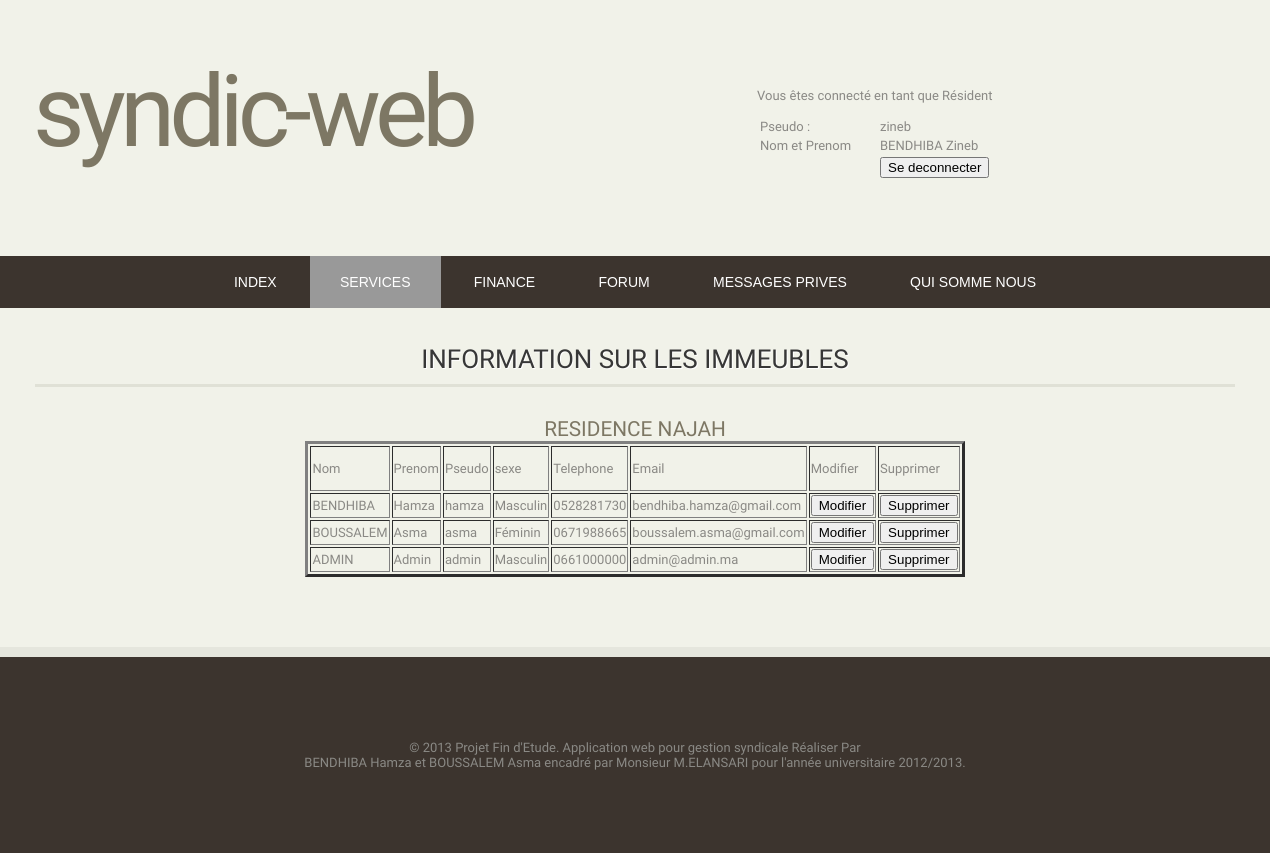
Page /Application/listsyndic.php (signed in) on the committed database.
### tables this page shows
CREATE TABLE IF NOT EXISTS `residence` (
  `id_residence` int(11) NOT NULL AUTO_INCREMENT,
  `raisonsocial` varchar(20) NOT NULL,
  `rue` varchar(100) NOT NULL,
  `ville` varchar(20) NOT NULL,
  `nbreImm` int(11) NOT NULL,
  `nbreApart` int(11) NOT NULL,
  `telephone` int(11) NOT NULL,
  `fax` int(11) NOT NULL,
  `email` varchar(100) NOT NULL,
  `date_creation` date NOT NULL,
  PRIMARY KEY (`id_residence`)
);

CREATE TABLE IF NOT EXISTS `syndic` (
  `id_syndic` int(11) NOT NULL AUTO_INCREMENT,
  `nom` varchar(25) NOT NULL,
  `prenom` varchar(25) NOT NULL,
  `sexe` varchar(1) NOT NULL,
  `CIN` varchar(12) NOT NULL,
  `telephone` int(11) NOT NULL,
  `email` varchar(100) NOT NULL,
  `utilisateur` varchar(25) NOT NULL,
  `password` varchar(100) NOT NULL,
  `id_residence` int(11) NOT NULL,
  `active` tinyint(1) NOT NULL,
  PRIMARY KEY (`id_syndic`),
  KEY `id_residence` (`id_residence`)
);

### Application/listsyndic.php (the view, shortened to what this page needs)
<!DOCTYPE html PUBLIC "-//W3C//DTD XHTML 1.0 Strict//EN" "http://www.w3.org/TR/xhtml1/DTD/xhtml1-strict.dtd">
<html xmlns="http://www.w3.org/1999/xhtml">
<head>
<link href="style.css" rel="stylesheet" type="text/css" media="screen" />
</head>
<body>
<table width="904">
<tr>
<td width="490">
<div id="wrapper">
	<div id="logo" class="container">
      <h1>Syndic-web</h1>
      	</div>
</div>
</td>
<td width="402">
      <div id="connect" class="connect" >
</div>
</td>
</tr>
</table>
    <div id="three-column" class="container">
<div class="post">
				<h2 class="title">information sur les  Immeubles </h2>
				<div class="entry">
          <?php
		  $recherche = ("SELECT * FROM residence;" ) ;
$result = mysql_query($recherche);
while($row = mysql_fetch_array($result)){
	echo '<h3>Residence
	'.$row[1].' </h3>';
	echo '<table width="467" border="3" align="center" class="divider" id="user">
  <tr>
    <td width="158" height="41" id="user">Nom </td>
    <td width="151" id="user">Prenom </td>
    <td width="132" id="user">Pseudo </td>
	<td width="132" id="user">sexe </td>
	<td width="132" id="user">Telephone </td>
	<td width="132" id="user">Email </td>
	<td >Modifier </td>
	<td >Supprimer </td>
  </tr>';
  $recherche1 = ("SELECT * FROM syndic where id_residence=$row[0];" ) ;
$result1 = mysql_query($recherche1);
while($row1 = mysql_fetch_array($result1)){
	if($row1['sexe']=='M') $sexe="Masculin";
	else $sexe="Féminin";
	$id=$row1['id_syndic'];
	$mod='<a href="modsyn.php?id='.$id.'"><input type="submit" value="Modifier"/></a>';
	$del='<a href="delsyn.php?id='.$id.'"><input type="submit" value="Supprimer"/></a>';
echo '<tr>
    <td width="158"  id="user">'.$row1[1].'</td>
    <td width="151" id="user">'.$row1[2].'</td>
    <td width="132" id="user">'.$row1[7].'</td>
	<td width="151" id="user">'.$sexe.'</td>
    <td width="132" id="user">0'.$row1[5].'</td>
	<td width="132" id="user">'.$row1[6].'</td>
	<td>'.$mod.'</td>
	<td>'.$del.'</td>
  </tr>';
}
echo '</table>';
}
?>
</div>
</div>
</div>
</body>
</html>

### Application/style.css (style rules this page uses)
body { margin: 0; padding: 0; background: #f1f2e9; font-family: 'Oxygen', sans-serif; font-size: 13px; color: #8A8985; left: auto; }
h1, h2, h3 { margin: 0; padding: 0; text-transform: uppercase; font-weight: 300; color: #7D7764; }
h1 { font-size: 2em; }
h2 { font-size: 2.8em; }
h3 { font-size: 1.6em; text-align: center; }
a { text-decoration: none; color: #5BA689; }
#wrapper { overflow: hidden; background: #F1F2E9; }
.container { width: 1200px; margin-top: 0px; margin-right: auto; margin-bottom: 0px; margin-left: auto; left: 100px; }
#logo { overflow: hidden; height: 250px; width: 750px; }
#connect { width: 500px; background: #f1f2e9; }
#logo h1, #logo p { text-align: left; margin-left: 30px; }
#logo h1 { padding: 50px 0px 0px 0px; letter-spacing: -6px; text-transform: lowercase; font-size: 100px; }
.post { overflow: hidden; }
.post .title { margin: 0px 0px 30px 0px; padding: 0px 0px 10px 0px; border-bottom: 3px solid #E0E1D6; text-shadow: 1px 1px 0px #FFFFFF; font-size: 26px; color: #373737; text-align: center; }
.post .entry { padding: 0px 0px 20px 0px; padding-bottom: 20px; text-align: justify; }
#three-column { overflow: hidden; padding: 10px 0px 50px 0px; }
.divider { overflow: hidden; height: 50px; background: url(images/img04.png) no-repeat center top; }

### rows in the picture
residence: raisonsocial "NAJAH"
syndic: nom "BENDHIBA", prenom "Hamza", utilisateur "hamza", sexe "Masculin", telephone "528281730", email "bendhiba.hamza@gmail.com"
syndic: nom "BOUSSALEM", prenom "Asma", utilisateur "asma", sexe "Féminin", telephone "671988665", email "boussalem.asma@gmail.com"
syndic: nom "ADMIN", prenom "Admin", utilisateur "admin", sexe "Masculin", telephone "661000000", email "admin@admin.ma"

### other values in the picture
$espace "Vous êtes connecté en tant que Résident"
$pseudo "zineb"
$nom "BENDHIBA"
$prenom "Zineb"
